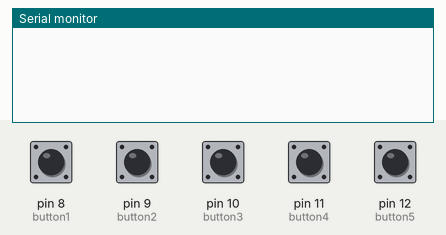
A sketch run on a simulated Arduino Uno, built with avr-gcc and run on an emulated ATmega328P. Parts: the last lines printed to the serial monitor. The inputs (shaded band) are chosen by the test bench; at power-on: pin 8 (button1), pin 9 (button2), pin 10 (button3), pin 11 (button4), pin 12 (button5) LOW.

Above: at 1.2 s.
1.3 s: pin 8 (button1) pulled HIGH for 0.15 s
At 2.0 s:
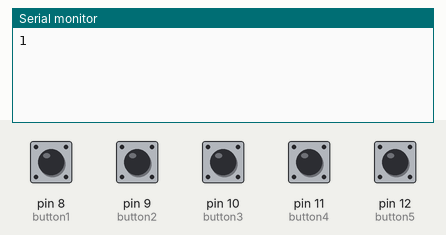
2.9 s: pin 9 (button2) pulled HIGH for 0.15 s
At 3.9 s:
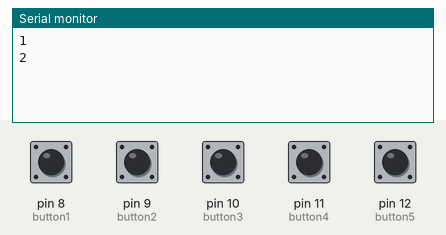
4.5 s: pin 10 (button3) pulled HIGH for 0.15 s
At 5.8 s:
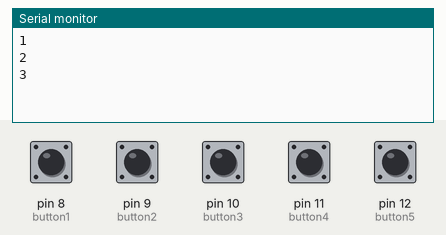
6.1 s: pin 11 (button4) pulled HIGH for 0.15 s
At 7.1 s:
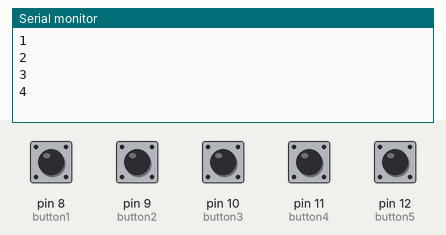
7.7 s: pin 12 (button5) pulled HIGH for 0.15 s
At 9.0 s:
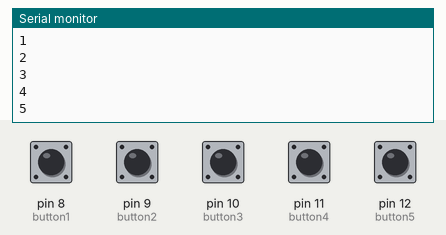
Timing chart, 0 to 10.3 s (numbered marks = the images above; inputs shaded):
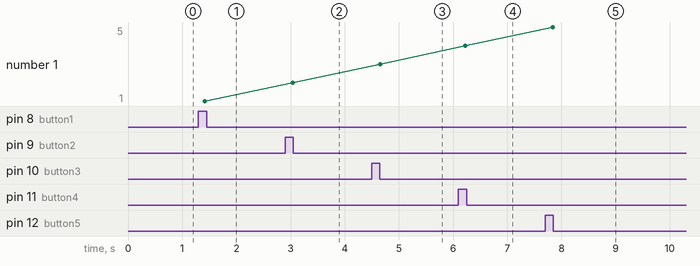

Measured:
- after the input at 1.3 s, the serial monitor: prints a new line after 0.12 s (image 1)
- after the input at 2.9 s, the serial monitor: prints a new line after 0.14 s (image 2)
- after the input at 4.5 s, the serial monitor: prints a new line after 0.16 s (image 3)
- after the input at 6.1 s, the serial monitor: prints a new line after 0.13 s (image 4)
- after the input at 7.7 s, the serial monitor: prints a new line after 0.14 s (image 5)
- plotted number 1: 1 → 2 after the input at 2.9 s, 2 → 3 after the input at 4.5 s, 3 → 4 after the input at 6.1 s, 4 → 5 after the input at 7.7 s

The sketch:

IR_Remote.ino
```cpp
#include <IRremote.h>
IRsend irsend;
int button1 = 8;
int button2 = 9;
int button3 = 10;
int button4 = 11;
int button5 = 12;

void setup() {
  Serial.begin(9600);
  pinMode(button1,INPUT);
  pinMode(button2,INPUT);
  pinMode(button3,INPUT);
  pinMode(button4,INPUT);
  pinMode(button5,INPUT);
}

void loop() {
  if(digitalRead(button1)==HIGH){
     irsend.sendNEC(3997951,32);
     delay(50);
     Serial.println("1");
  }
    if(digitalRead(button2)==HIGH){
     irsend.sendNEC(4002541,32);
     delay(50);
     Serial.println("2");
  }
    if(digitalRead(button3)==HIGH){
     irsend.sendNEC(4035181,32);
     delay(50);
     Serial.println("3");
  }
    if(digitalRead(button4)==HIGH){
     irsend.sendNEC(4018861,32);
     delay(50);
     Serial.println("4");
  }
    if(digitalRead(button5)==HIGH){
     irsend.sendNEC(4051501,32);
     delay(50);
     Serial.println("5");
  }

 delay(50);

}
```
